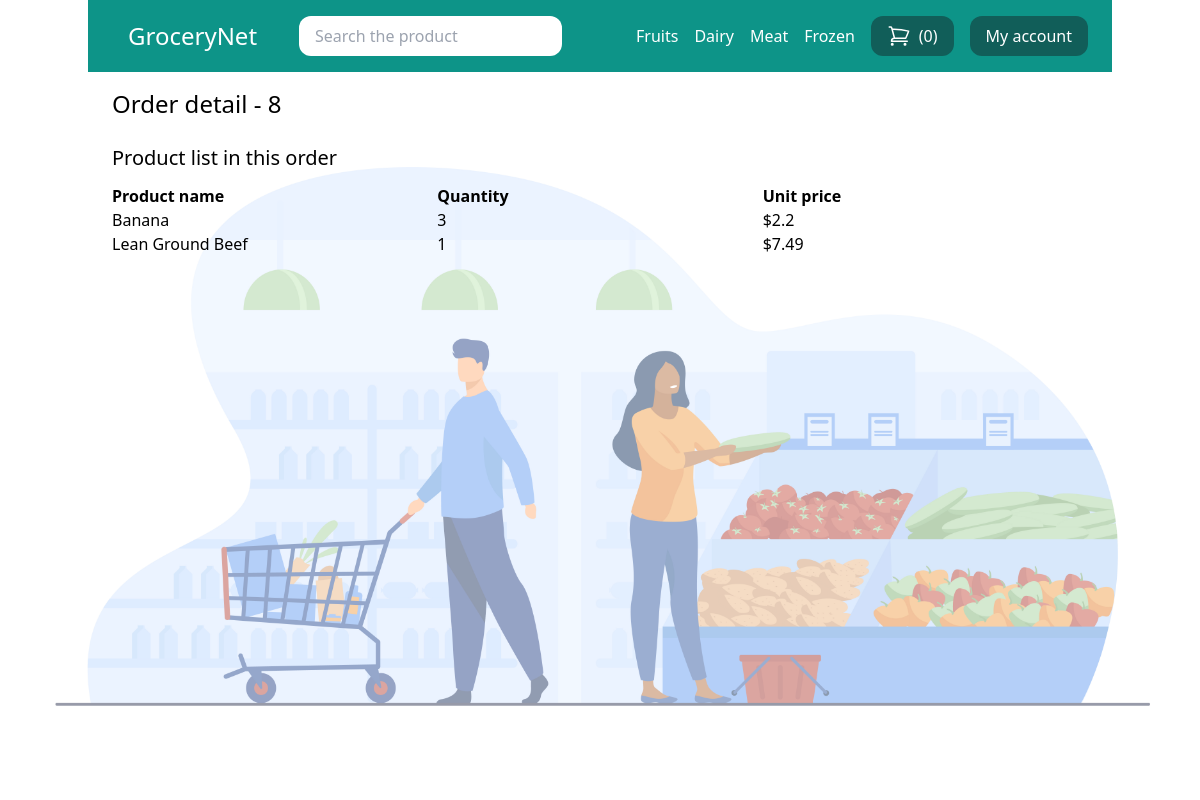
Screenshot of /staff-page/order-detail/8/ (signed in) with the database file from the repository.
### store/models.py (models this page shows, shortened)
class Category(models.Model):
    title = models.CharField(max_length=50)
    slug = models.SlugField(max_length=50)
    class Meta:
        verbose_name_plural = 'Categories' # 관리사이트의 모델 표기방법 변경

class Order(models.Model):
    PENDING = 'pending'
    APPROVED = 'approved'
    DENIED = 'denied'
    STATUS_CHOICES = (
        (PENDING, 'Pending'),
        (APPROVED, 'Approved'),
        (DENIED, 'Denied')
    )
    first_name = models.CharField(max_length=255)
    last_name = models.CharField(max_length=255)
    address = models.CharField(max_length=255)
    zipcode = models.CharField(max_length=255)
    city = models.CharField(max_length=255)
    paid_amount = models.FloatField(blank=True, null=True)
    is_paid = models.BooleanField(default=False)
    merchant_id = models.CharField(max_length=255)
    status = models.CharField(max_length=20, choices=STATUS_CHOICES, default=PENDING)
    created_by = models.ForeignKey(User, related_name='orders', on_delete=models.SET_NULL, null=True)
    created_at = models.DateTimeField(auto_now_add=True)

class OrderItem(models.Model):
    user = models.ForeignKey(User, related_name='items', on_delete=models.CASCADE)
    order = models.ForeignKey(Order, related_name='items', on_delete=models.CASCADE)
    product = models.ForeignKey(Product, related_name='items', on_delete=models.CASCADE)
    price = models.FloatField()
    quantity = models.IntegerField(default=1)

class Product(models.Model):
    DRAFT = 'draft'
    WAITING_APPROVAL = 'waitingapproval'
    ACTIVE = 'active'
    DELETED = 'deleted'
    STATUS_CHOICES = (
        (DRAFT, 'Draft'),
        (WAITING_APPROVAL, 'Waiting approval'),
        (ACTIVE, 'Active'),
        (DELETED, 'Deleted'),
    )
    user = models.ForeignKey(User, related_name='products', on_delete=models.CASCADE)
    category = models.ForeignKey(Category, related_name='products', on_delete=models.CASCADE)
    product_name = models.CharField(max_length=50)
    product_id = models.CharField(max_length=50)
    slug = models.SlugField(max_length=50)
    description = models.TextField(blank=True)
    price = models.FloatField()
    image = models.ImageField(upload_to='uploads/product_images/', blank=True, null=True)
    created_at = models.DateTimeField(auto_now_add=True)
    updated_at = models.DateTimeField(auto_now=True)
    status = models.CharField(max_length=50, choices=STATUS_CHOICES, default=ACTIVE)
    class Meta:
        ordering = ('-created_at',)  #표시 순서 변경

### userprofile/views.py (the view)
# urls.py: path('staff-page/order-detail/<int:pk>/', views.staff_page_order_detail, name='staff_page_order_detail'),
@login_required
def staff_page_order_detail(request, pk):
    order = get_object_or_404(Order, pk=pk)
    return render(request, 'userprofile/staff_page_order_detail.html', {
        'order': order
    })

### store/cart.py (called while the page is built)
    def __len__(self):
        return sum(item['quantity'] for item in self.cart.values())

### store/context_processors.py (called while the page is built)
def cart(request):
    return {'cart': Cart(request)}

### store/templatetags/menu.py (called while the page is built)
@register.inclusion_tag('core/menu.html')
def menu():
    categories = Category.objects.all()
    return {'categories': categories}

### userprofile/templates/userprofile/staff_page_order_detail.html (shortened to what this page needs)
{% extends "core/base.html" %}
{% block content %}
    <h1 class="mb-6 text-2xl">Order detail - {{ order.id }}</h1>
    <h2 class="mb-3 text-xl">Product list in this order</h2>
    <div class="flex flex-wrap">
        <div class="w-1/3">
            <strong>Product name</strong>
        </div>
        <div class="w-1/3">
            <strong>Quantity</strong>
        </div>
        <div class="w-1/3">
            <strong>Unit price</strong>
        </div>
    </div>
    {% for item in order.items.all %}
        <div class="flex flex-wrap">
            <div class="w-1/3">
                {{ item.product.product_name }}
            </div>
            <div class="w-1/3">
                {{ item.quantity }}
            </div>
            <div class="w-1/3">
                ${{ item.product.price }}
            </div>
        </div>
    {% endfor %}
{% endblock content %}

### core/templates/core/menu.html (shortened to what this page needs)
{% for category in categories %}
    <a href="{% url "category_detail" category.slug %}" class="text-white">{{ category.title }}</a>
{% endfor %}

### rows the page displays
Category: title "Fruits"
Category: title "Dairy"
Category: title "Meat"
Category: title "Frozen"
Order: id "8"
OrderItem: product.product_name "Banana", quantity "3", product.price "2.2"
OrderItem: product.product_name "Lean Ground Beef", quantity "1", product.price "7.49"

### other values shown
{{ cart|length }} "0"
